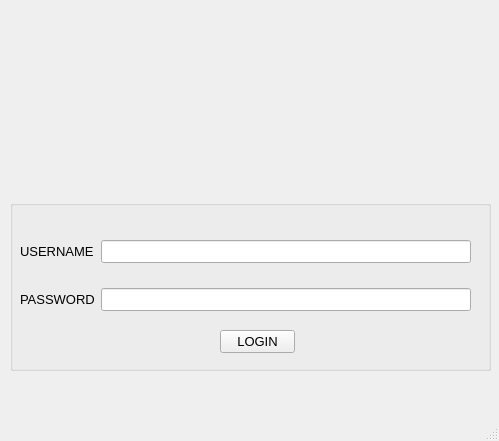
<?xml version="1.0" encoding="UTF-8"?>
<ui version="4.0">
 <class>MainWindow</class>
 <widget class="QMainWindow" name="MainWindow">
  <property name="geometry">
   <rect>
    <x>0</x>
    <y>0</y>
    <width>499</width>
    <height>441</height>
   </rect>
  </property>
  <property name="windowTitle">
   <string>Login Screen</string>
  </property>
  <widget class="QWidget" name="centralwidget">
   <widget class="QGroupBox" name="groupBox">
    <property name="geometry">
     <rect>
      <x>10</x>
      <y>200</y>
      <width>481</width>
      <height>171</height>
     </rect>
    </property>
    <property name="font">
     <font>
      <pointsize>10</pointsize>
     </font>
    </property>
    <property name="title">
     <string/>
    </property>
    <widget class="QWidget" name="formLayoutWidget">
     <property name="geometry">
      <rect>
       <x>10</x>
       <y>40</y>
       <width>451</width>
       <height>81</height>
      </rect>
     </property>
     <layout class="QFormLayout" name="formLayout">
      <property name="verticalSpacing">
       <number>25</number>
      </property>
      <item row="0" column="0">
       <widget class="QLabel" name="label_5">
        <property name="text">
         <string>USERNAME</string>
        </property>
       </widget>
      </item>
      <item row="0" column="1">
       <widget class="QLineEdit" name="lineEdit"/>
      </item>
      <item row="1" column="0">
       <widget class="QLabel" name="label_6">
        <property name="text">
         <string>PASSWORD</string>
        </property>
       </widget>
      </item>
      <item row="1" column="1">
       <widget class="QLineEdit" name="lineEdit_2">
        <property name="echoMode">
         <enum>QLineEdit::Password</enum>
        </property>
       </widget>
      </item>
     </layout>
    </widget>
    <widget class="QPushButton" name="pushButton">
     <property name="geometry">
      <rect>
       <x>210</x>
       <y>130</y>
       <width>75</width>
       <height>23</height>
      </rect>
     </property>
     <property name="text">
      <string>LOGIN</string>
     </property>
    </widget>
   </widget>
   <widget class="QLabel" name="label_7">
    <property name="geometry">
     <rect>
      <x>50</x>
      <y>380</y>
      <width>401</width>
      <height>31</height>
     </rect>
    </property>
    <property name="font">
     <font>
      <pointsize>10</pointsize>
     </font>
    </property>
    <property name="text">
     <string/>
    </property>
   </widget>
   <widget class="QLabel" name="label_3">
    <property name="geometry">
     <rect>
      <x>70</x>
      <y>140</y>
      <width>81</width>
      <height>61</height>
     </rect>
    </property>
    <property name="text">
     <string/>
    </property>
    <property name="pixmap">
     <pixmap resource="../img/img.qrc">:/newPrefix/QDkO7nK6-removebg-preview.png</pixmap>
    </property>
    <property name="scaledContents">
     <bool>true</bool>
    </property>
   </widget>
   <widget class="QLabel" name="label_4">
    <property name="geometry">
     <rect>
      <x>160</x>
      <y>110</y>
      <width>171</width>
      <height>121</height>
     </rect>
    </property>
    <property name="text">
     <string/>
    </property>
    <property name="pixmap">
     <pixmap resource="../img/img.qrc">:/newPrefix/download__2_-removebg-preview.png</pixmap>
    </property>
    <property name="scaledContents">
     <bool>true</bool>
    </property>
   </widget>
   <widget class="QLabel" name="label">
    <property name="geometry">
     <rect>
      <x>70</x>
      <y>30</y>
      <width>351</width>
      <height>111</height>
     </rect>
    </property>
    <property name="text">
     <string/>
    </property>
    <property name="pixmap">
     <pixmap resource="../img/img.qrc">:/newPrefix/logo_colour.png</pixmap>
    </property>
    <property name="scaledContents">
     <bool>true</bool>
    </property>
   </widget>
   <widget class="QLabel" name="label_2">
    <property name="geometry">
     <rect>
      <x>350</x>
      <y>140</y>
      <width>51</width>
      <height>51</height>
     </rect>
    </property>
    <property name="text">
     <string/>
    </property>
    <property name="pixmap">
     <pixmap resource="../img/img.qrc">:/newPrefix/aic-jitf-logo (1).png</pixmap>
    </property>
    <property name="scaledContents">
     <bool>true</bool>
    </property>
   </widget>
  </widget>
  <widget class="QStatusBar" name="statusbar"/>
 </widget>
 <resources>
  <include location="../img/img.qrc"/>
  <include location="../PycharmProjects/pythonProject/img/img.qrc"/>
 </resources>
 <connections/>
</ui>
